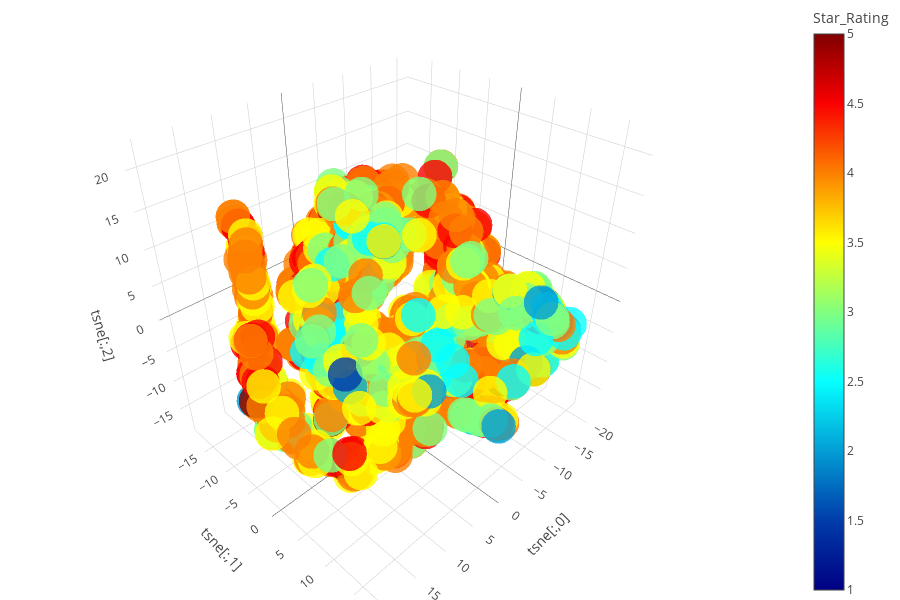

This figure's notebook cell:
### Code cell
business_data_tsne_embedded = go.Scatter3d(
    x=X_business_data_plt_embedded[:,0],
    y=X_business_data_plt_embedded[:,1],
    z=X_business_data_plt_embedded[:,2],
    mode='markers',
    marker=dict(
        size=12,
        color=y_business_data_plt,  # set color to an array/list of desired values
        colorscale='Jet',       # choose a colorscale
        opacity=0.8,
        colorbar = dict(title = '{}'.format(y_business_data_plt.name))
    ),
    text = y_business_data_plt
)

data = [business_data_tsne_embedded]
layout = go.Layout(
     scene = dict(xaxis=dict(title='tsne[:,0]'),
                            yaxis=dict(title='tsne[:,1]'),
                            zaxis=dict(title='tsne[:,2]'),
                           ),
#     height=1080,
    height=600,
#     width = 1750,
    margin=dict(
        l=0,
        r=0,
        b=0,
        t=0
    )
)
fig = go.Figure(data=data, layout=layout)
po.iplot(fig, filename='3d-scatter-colorscale')

### Figure 1 — Plotly figure (JSON) as saved in the notebook; plotly's stock layout.template omitted (floating-point values rounded to 4 significant figures; data arrays with more than 128 entries replaced by an {"elided": "..."} marker saying what was removed)
{"data": [{"marker": {"color": {"elided": "2159 float values"}, "colorbar": {"title": "Star_Rating"}, "colorscale": "Jet", "opacity": 0.8, "size": 12}, "mode": "markers", "text": {"elided": "2159 float values"}, "type": "scatter3d", "uid": "1dd5405d-24e5-40bf-a6b2-ac66ae6c2bf9", "x": {"elided": "2159 float values"}, "y": {"elided": "2159 float values"}, "z": {"elided": "2159 float values"}}], "layout": {"height": 600, "margin": {"b": 0, "l": 0, "r": 0, "t": 0}, "scene": {"xaxis": {"title": "tsne[:,0]"}, "yaxis": {"title": "tsne[:,1]"}, "zaxis": {"title": "tsne[:,2]"}}}}
